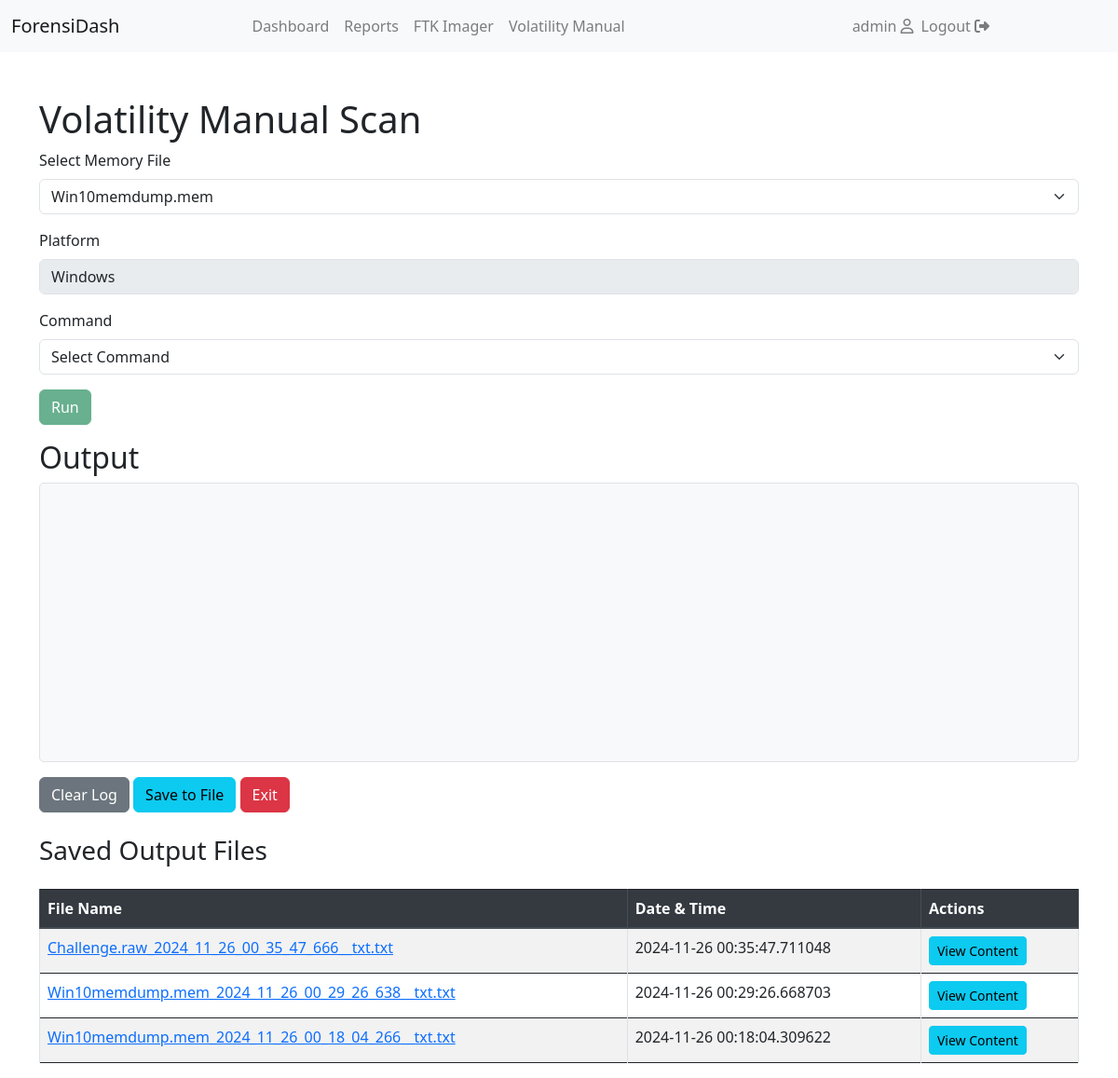
/volatility (signed in), run on an earlier commit of the app's database.
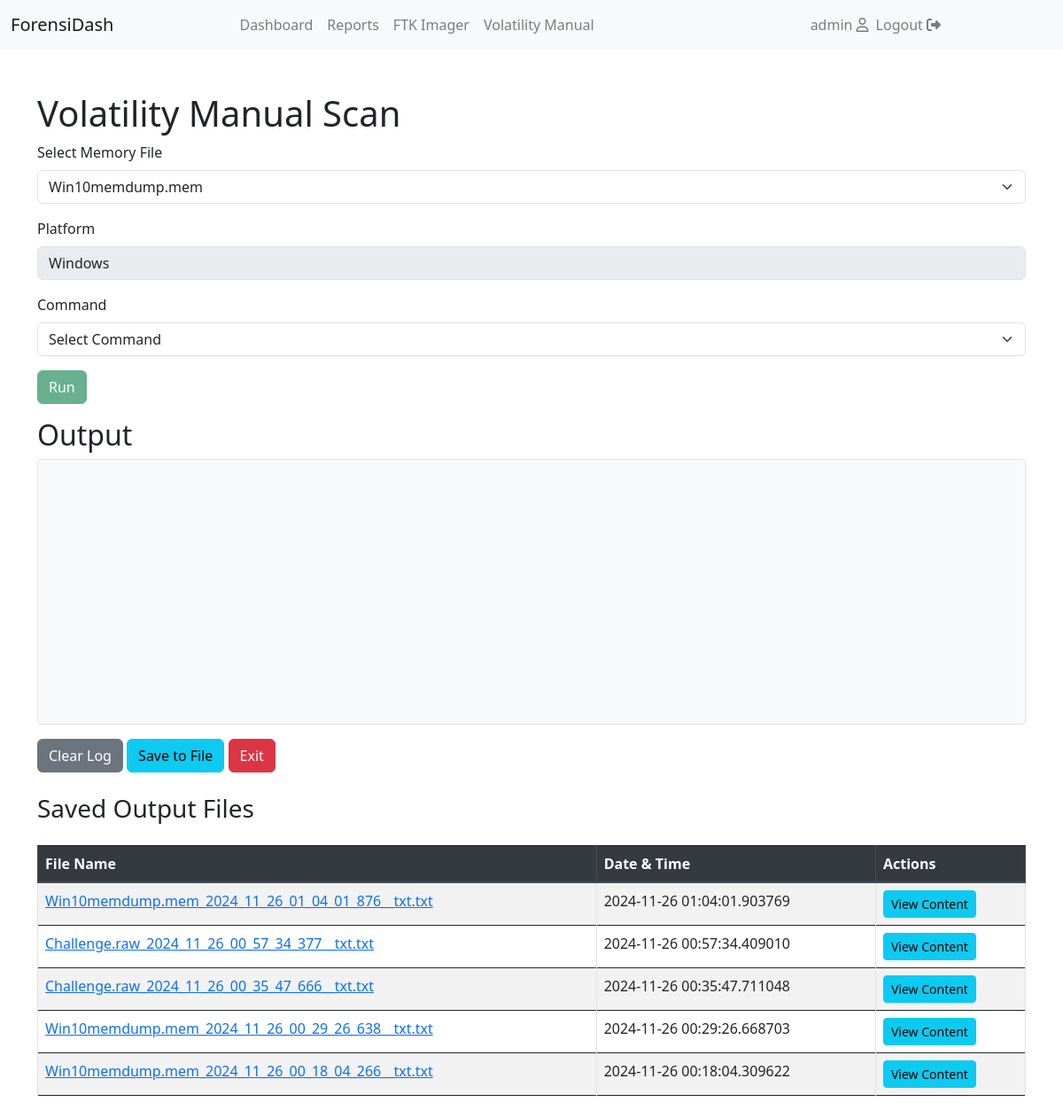
And on a later commit of the database.
### models.py (models this page shows)
class User(db.Model, UserMixin):
    id = db.Column(db.Integer, primary_key=True)
    username = db.Column(db.String(150), unique=True, nullable=False)
    password = db.Column(db.String(150), nullable=False)
    vol_manual = db.relationship('VolManual', back_populates='user')

class VolManual(db.Model):
    id = db.Column(db.Integer, primary_key=True)
    user_id = db.Column(db.Integer, db.ForeignKey('user.id'), nullable=False)
    file_id = db.Column(db.Integer, db.ForeignKey('uploaded_files.id'), nullable=False)  # Corrected foreign key reference
    file_name = db.Column(db.String(255), nullable=False)
    date_time = db.Column(db.DateTime, default=datetime.utcnow)
    output = db.Column(db.String(255), nullable=False)
    user = db.relationship('User', back_populates='vol_manual')
    file = db.relationship('UploadedFile', back_populates='vol_manual')

### app.py (the view)
@app.route('/volatility', methods=['GET', 'POST'])
@login_required
def volatility():
    uploaded_files = UploadedFile.query.filter_by(user_id=current_user.id, file_type='memory').all()
    saved_files = VolManual.query.filter_by(user_id=current_user.id).order_by(VolManual.date_time.desc()).all()
    return render_template('volatility.html', uploaded_files=uploaded_files, saved_files=saved_files)

### app.py (called while the page is built)
@login_manager.user_loader
def load_user(user_id):
    return User.query.get(int(user_id))

### templates/volatility.html (shortened to what this page needs)
{% extends "base.html" %}
{% block content %}
<link rel="stylesheet" href="https://cdn.jsdelivr.net/npm/bootstrap@5.3.0/dist/css/bootstrap.min.css">
<body>
    <div class="container mt-5">
        <h1>Volatility Manual Scan</h1>
        <form id="volatility-form">
            <div class="mb-3">
                <label for="memory-file" class="form-label">Select Memory File</label>
                <select id="memory-file" class="form-select" required>
                    {% for file in uploaded_files %}
                    <option value="{{ file.id }}">{{ file.filename }}</option>
                    {% endfor %}
                </select>
            </div>
            <div class="mb-3">
                <label for="platform" class="form-label">Platform</label>
                <input type="text" id="platform" class="form-control" value="Windows" disabled>
            </div>
            <div class="mb-3">
                <label for="command" class="form-label">Command</label>
                <select id="command" class="form-select" required>
                    <option value="" disabled selected>Select Command</option>
                </select>
            </div>
            <div class="mb-3">
                <button type="button" id="run-command" class="btn btn-success" disabled>Run</button>
            </div>
        </form>
        <h2>Output</h2>
        <div id="output"></div>
        <div class="mt-3">
            <button type="button" id="clear-log" class="btn btn-secondary">Clear Log</button>
            <button type="button" id="save-output" class="btn btn-info">Save to File</button>
            <button type="button" id="exit" class="btn btn-danger">Exit</button>
        </div>
    </div>
    <div class="container mt-4">
        <h3 class="mb-4">Saved Output Files</h3>
        {% if saved_files %}
            <div class="table-responsive">
                <table class="table table-striped table-bordered table-hover">
                    <thead class="thead-dark">
                        <tr>
                            <th>File Name</th>
                            <th>Date & Time</th>
                            <th>Actions</th>
                        </tr>
                    </thead>
                    <tbody>
                        {% for saved_file in saved_files %}
                            <tr>
                                <td><a href="{{ saved_file.output }}" target="_blank">{{ saved_file.file_name }}</a></td>
                                <td>{{ saved_file.date_time }}</td>
                                <td>
                                    <a href="{{ url_for('view_output', filename=saved_file.file_name) }}" target="_blank" class="btn btn-info btn-sm">View Content</a>
                                </td>
                            </tr>
                        {% endfor %}
                    </tbody>
                </table>
            </div>
        {% else %}
            <p class="text-muted">No saved files yet.</p>
        {% endif %}
    </div>
</body>
{% endblock %}

### templates/base.html (shortened to what this page needs)
<!DOCTYPE html>
<html lang="en">
<head>
    <link rel="stylesheet" href="{{ url_for('static', filename='bootstrap.min.css') }}">
    <link rel="stylesheet" href="{{ url_for('static', filename='all.min.css') }}">
    <link rel="stylesheet" href="{{ url_for('static', filename='styles.css') }}">
    <link rel="stylesheet" href="https://cdn.datatables.net/1.10.24/css/jquery.dataTables.min.css">
    <link rel="stylesheet" href="https://cdnjs.cloudflare.com/ajax/libs/font-awesome/6.6.0/css/all.min.css" />
    <link rel="stylesheet" href="{{url_for('static',filename='bootstrap-icons.min.css')}}">
    <link rel="stylesheet" href="https://cdnjs.cloudflare.com/ajax/libs/font-awesome/6.6.0/css/fontawesome.min.css" />
    <link rel="stylesheet" href="https://stackpath.bootstrapcdn.com/bootstrap/4.5.2/css/bootstrap.min.css">
</head>
<body>
    <nav class="navbar navbar-expand-md navbar-light bg-light">
        <div class="container-fluid">
            <a class="navbar-brand" href="/">ForensiDash</a>
            <div class="collapse navbar-collapse" id="navbarNav">
                <ul class="navbar-nav mx-auto">
                {% if current_user.is_authenticated %}
                    <li class="nav-item">
                        <a class="nav-link" href="/dashboard">Dashboard</a>
                    </li>
                    <li class="nav-item">
                        <a class="nav-link" href="#reports">Reports</a>
                    </li>
                    <li class="nav-item">
                        <a class="nav-link" href="/ftk">FTK Imager</a>
                    </li>
                    <li class="nav-item">
                        <a class="nav-link" href="/volatility">Volatility Manual</a>
                    </li>
                </ul>
                <ul class="navbar-nav navbar-right">
                        <li class="nav-item">
                            <span class="navbar-text"> {{ current_user.username }} <i class="far fa-user"></i>
                        </li>
                        <li class="nav-item">
                            <a class="nav-link" href="/logout">Logout <i class="fas fa-sign-out-alt"></i></a>
                        </li>
                    {% endif %}
                </ul>
            </div>
        </div>
    </nav>
    <div class="container-fluid">
        {% block content %}{% endblock %}
    </div>
</body>
</html>

### static/styles.css (style rules this page uses)
.table td, .table th { word-wrap: break-word; white-space: normal; }

### templates/base.html (style rules this page uses)
.navbar-nav { margin: 0 auto; }
.navbar-right { margin-left: auto; }

### templates/volatility.html (style rules this page uses)
#output { height: 300px; overflow-y: auto; background-color: #f8f9fa; padding: 10px; border: 1px solid #dee2e6; border-radius: 5px; font-family: monospace; white-space: pre-wrap; word-wrap: break-word; }

What changed in the data, as far as the page shows it:
added VolManual: file_name "Win10memdump.mem_2024_11_26_01_04_01_876__txt.txt", date_time "2024-11-26 01:04:01.903769"
added VolManual: file_name "Challenge.raw_2024_11_26_00_57_34_377__txt.txt", date_time "2024-11-26 00:57:34.409010"
